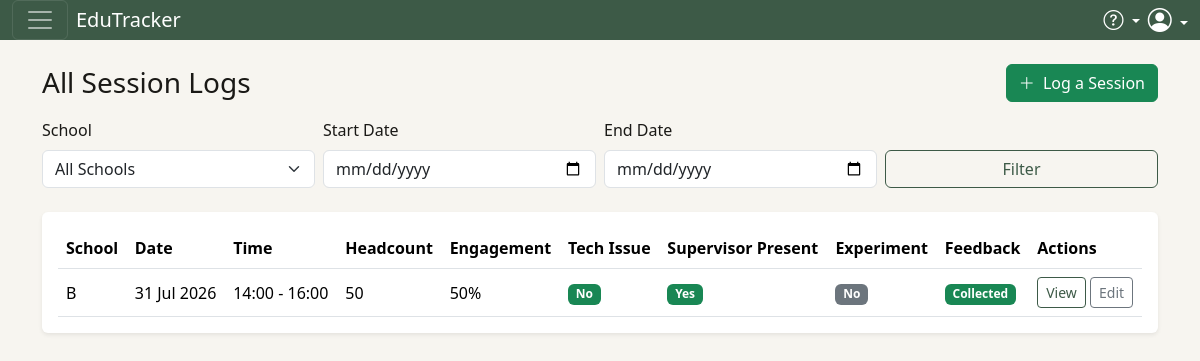
Page /superadmin/sessions (signed in) on the committed database.
### models.py (models this page shows)
class SessionLog(db.Model):
    __tablename__ = "session_logs"
    id = db.Column(db.Integer, primary_key=True)
    school = db.Column(db.String(50), nullable=False)
    date = db.Column(db.Date, nullable=False)
    start_time = db.Column(db.String(10))
    end_time = db.Column(db.String(10))
    headcount = db.Column(db.Integer, nullable=False)
    engagement = db.Column(db.Integer, nullable=False)
    session_type = db.Column(db.String(20), default="normal")
    notes = db.Column(db.Text)
    feedback_sheets_collected = db.Column(db.Boolean, default=False)
    supervisor_present = db.Column(db.Boolean, default=False)
    technical_issue = db.Column(db.Boolean, default=False)
    issue_description = db.Column(db.Text, nullable=True)
    time_lost_minutes = db.Column(db.Integer, nullable=True)
    issue_resolved = db.Column(db.Boolean, default=False)
    called_superadmin = db.Column(db.Boolean, default=False)
    student_feedback_1 = db.Column(db.Text)
    student_feedback_2 = db.Column(db.Text)
    student_feedback_3 = db.Column(db.Text)
    created_by = db.Column(db.Integer, db.ForeignKey("users.id"), nullable=False)
    created_at = db.Column(db.DateTime, default=_datetime.utcnow)
    staff = db.relationship("User", backref="session_logs")
    photos = db.relationship("SessionPhoto", backref="session_log", lazy=True)

### app.py (the view)
    @app.route("/superadmin/sessions")
    @role_required("superadmin")
    def superadmin_sessions():
        query = SessionLog.query
        school = request.args.get("school", "").strip()
        start_date = request.args.get("start_date", "").strip()
        end_date = request.args.get("end_date", "").strip()
        if school:
            query = query.filter(SessionLog.school == school)
        if start_date:
            try:
                query = query.filter(SessionLog.date >= datetime.strptime(start_date, "%Y-%m-%d").date())
            except ValueError:
                pass
        if end_date:
            try:
                query = query.filter(SessionLog.date <= datetime.strptime(end_date, "%Y-%m-%d").date())
            except ValueError:
                pass
        logs = query.order_by(SessionLog.date.desc()).all()
        return render_template(
            "superadmin_sessions.html",
            logs=logs,
            schools=app.config["SCHOOLS"],
            selected_school=school,
            start_date=start_date,
            end_date=end_date,
        )

### app.py (called while the page is built)
@login_manager.user_loader
def load_user(user_id):
    return User.query.get(int(user_id))

def role_required(*roles):
    def decorator(f):
        @wraps(f)
        def wrapped(*args, **kwargs):
            if not current_user.is_authenticated:
                flash("Please log in to continue.", "warning")
                return redirect(url_for("login"))
            if current_user.role not in roles:
                flash("You are not authorized to view that page.", "danger")
                return redirect(url_for("dashboard"))
            return f(*args, **kwargs)
        return wrapped
    return decorator

### templates/superadmin_sessions.html (shortened to what this page needs)
{% extends "base.html" %}
{% block content %}
<div class="container mt-4">
    <div class="d-flex justify-content-between align-items-center mb-3">
        <h3 class="mb-0">All Session Logs</h3>
        <a href="{{ url_for('superadmin_session_new') }}" class="btn btn-success">
            <i class="bi bi-plus-lg me-1"></i> Log a Session
        </a>
    </div>
    <form method="GET" class="row g-2 mb-4">
        <div class="col-md-3">
            <label class="form-label">School</label>
            <select name="school" class="form-select">
                <option value="">All Schools</option>
            </select>
        </div>
        <div class="col-md-3">
            <label class="form-label">Start Date</label>
            <input type="date" name="start_date" class="form-control" value="{{ start_date }}">
        </div>
        <div class="col-md-3">
            <label class="form-label">End Date</label>
            <input type="date" name="end_date" class="form-control" value="{{ end_date }}">
        </div>
        <div class="col-md-3 d-flex align-items-end">
            <button type="submit" class="btn btn-outline-primary w-100">Filter</button>
        </div>
    </form>
    <div class="card border-0 shadow-sm">
        <div class="card-body">
            <table class="table align-middle mb-0">
                <thead>
                    <tr>
                        <th>School</th>
                        <th>Date</th>
                        <th>Time</th>
                        <th>Headcount</th>
                        <th>Engagement</th>
                        <th>Tech Issue</th>
                        <th>Supervisor Present</th>
                        <th>Experiment</th>
                        <th>Feedback</th>
                        <th>Actions</th>
                    </tr>
                </thead>
                <tbody>
                    {% for log in logs %}
                    <tr class="{{ 'table-warning' if log.headcount == 0 else '' }}">
                        <td>{{ log.school }}</td>
                        <td>{{ log.date.strftime('%d %b %Y') }}</td>
                        <td>{{ log.start_time }} - {{ log.end_time }}</td>
                        <td>{{ log.headcount }}</td>
                        <td>{{ log.engagement }}%</td>
                        <td>
                            {% if log.technical_issue %}
                            <span class="badge bg-danger">Yes</span>
                            {% else %}
                            <span class="badge bg-success">No</span>
                            {% endif %}
                        </td>
                        <td>
                            {% if log.supervisor_present %}
                            <span class="badge bg-success">Yes</span>
                            {% else %}
                            <span class="badge bg-secondary">No</span>
                            {% endif %}
                        </td>
                        <td>
                            {% if log.session_type == 'experiment' %}
                            <span class="badge bg-primary">Yes</span>
                            {% else %}
                            <span class="badge bg-secondary">No</span>
                            {% endif %}
                        </td>
                        <td>
                            {% if log.feedback_sheets_collected %}
                            <span class="badge bg-success">Collected</span>
                            {% else %}
                            <span class="badge bg-warning text-dark">Missing</span>
                            {% endif %}
                        </td>
                        <td>
                            <a href="{{ url_for('superadmin_session_detail', session_id=log.id) }}" class="btn btn-sm btn-outline-primary">View</a>
                            <a href="{{ url_for('superadmin_session_edit', session_id=log.id) }}" class="btn btn-sm btn-outline-secondary">Edit</a>
                        </td>
                    </tr>
                    {% else %}
                    <tr>
                        <td colspan="10">No logs found.</td>
                    </tr>
                    {% endfor %}
                </tbody>
            </table>
        </div>
    </div>
</div>
{% endblock %}

### static/css/base.css (style rules this page uses)
body { background-color: #f7f5f0; color: #1a1916; }
.btn-outline-primary { color: #3d5a47; border-color: #3d5a47; }
a { color: #3d5a47; }

### rows in the picture
SessionLog: school "B", date "31 Jul 2026", start_time "14:00", end_time "16:00", headcount "50", engagement "50", technical_issue "No", supervisor_present "Yes", session_type "No", feedback_sheets_collected "Collected"
